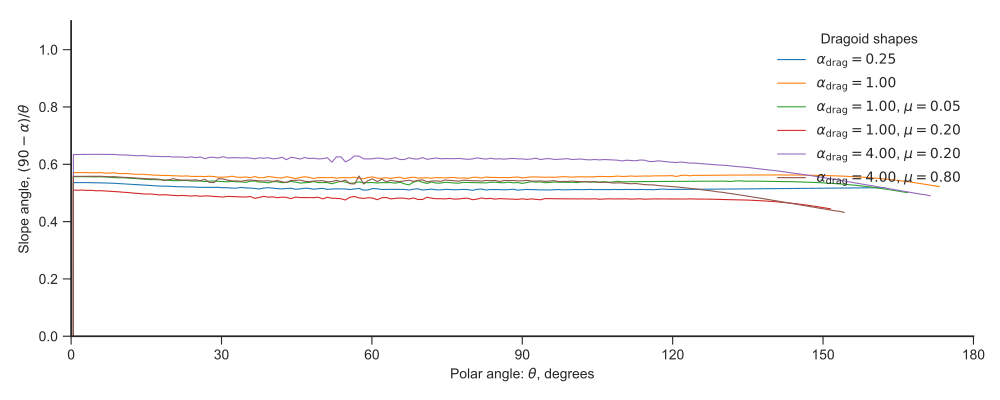

The Python source for this figure:
import sys
import numpy as np
from matplotlib import pyplot as plt
import seaborn as sns
import bow_projection as bp
from dragoid_shape import Dragoid

figfile = sys.argv[0].replace('.py', '.pdf')

sns.set_style('ticks')
fig, ax = plt.subplots(figsize=(10, 4))

th = np.linspace(-np.pi, np.pi, 1001)
th_dg = np.degrees(th)

alpha_drags = [0.25, 1.0] + [1.0, 1.0, 4.0, 4.0]
mus = [None]*2 + [.05, 0.2, 0.2, 0.8]

for alpha_drag, mu in zip(alpha_drags, mus):
    shape = Dragoid(alpha=alpha_drag, mu=mu, lowess_frac=0.1)
    alpha_slope = np.degrees(bp.alpha(shape.thgrid, shape))
    fac = (90.0 - alpha_slope)/np.degrees(shape.thgrid)
    ax.plot(np.degrees(shape.thgrid), fac,
            lw=0.8, label=shape.label)

ax.legend(title=r"Dragoid shapes")
ax.set(
    xlabel=r"Polar angle: $\theta$, degrees",
    ylabel=r"Slope angle, $(90 - \alpha)/\theta$",
    xlim=[0, 180],
    ylim=[0, 1.1],
    xticks=[0, 30, 60, 90, 120, 150, 180],
)
sns.despine()
fig.tight_layout()
fig.savefig(figfile)
print(figfile, end='')
